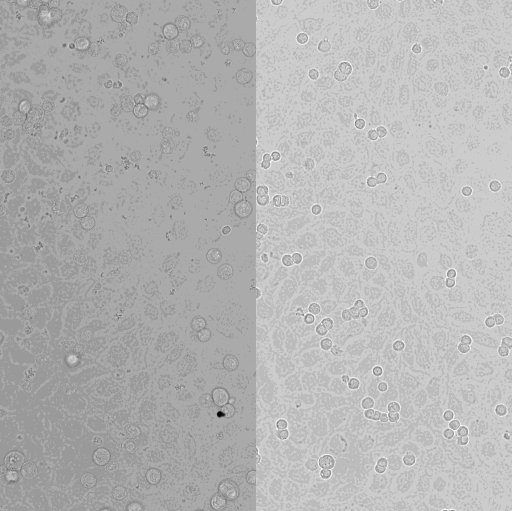
#> input picture fig3/v2/runs/optimise_by_eye_cancer_r1/agent_folder/image.tif, 1024 x 1022 px, found by its file name (shown at 1/2 size)
$ python code_as_returned.py
#> lines starting #> are read from the running program, lines starting #| are printed output that depends on the picture; after the words box and inside, x2 and y2 are one past the last pixel; in counts of white or black regions, pixels touching at a corner belong together
"""Segment endothelial nuclei in a 2D DAPI widefield image and measure shape.

Reads image.tif (Y, X; uint16, 12-bit). Writes labels.tif, measurements.csv and
intermediate outputs in ./debug/. Pixel size and all parameters are explicit below.
"""
from dataclasses import dataclass
from pathlib import Path

import numpy as np
import pandas as pd
import tifffile
from scipy import ndimage as ndi
from skimage import filters, measure, morphology, segmentation, io as skio


@dataclass(frozen=True)
class Params:
    pixel_size_um: float = 0.65
    max_value: int = 4095               # 12-bit data stored in uint16
    smooth_sigma_um: float = 0.65       # Gaussian smoothing for segmentation only
    background_radius_um: float = 13.0  # white top-hat radius; > nucleus half-width (~8.5 um)
    dist_smooth_sigma_px: float = 1.0
    split_h_px: float = 1.0             # h-maxima height on distance map (watershed seeds)
    min_area_um2: float = 60.0          # ~ smallest plausible nucleus (nominal 13x17 um ~ 175 um2)
    max_area_um2: float = 450.0         # larger = merged clump or out-of-focus blob -> rejected
    bright_factor: float = 2.5          # reject objects brighter than this x median object intensity


def read_image(path: Path, p: Params) -> np.ndarray:
    if not path.exists():
        raise FileNotFoundError(f"{path} not found in {Path.cwd()}")
    image = tifffile.imread(path)
    if image.ndim != 2:
        raise ValueError(f"Expected 2D (Y, X) image, got shape {image.shape}")
    if image.dtype != np.uint16:
        raise ValueError(f"Expected uint16, got {image.dtype}")
    if image.max() > p.max_value:
        raise ValueError(f"Max value {image.max()} exceeds 12-bit range {p.max_value}")
    saturated = np.mean(image == p.max_value)
    if saturated > 0.001:
        print(f"WARNING: {saturated:.3%} of pixels are saturated; bright-object filtering may be affected")
    return image


def subtract_background(image: np.ndarray, p: Params) -> tuple[np.ndarray, np.ndarray]:
    """Return (smoothed image, background-subtracted smoothed image), in original intensity units."""
    smoothed = filters.gaussian(image.astype(np.float32), sigma=p.smooth_sigma_um / p.pixel_size_um,
                                preserve_range=True)
    radius_px = int(round(p.background_radius_um / p.pixel_size_um))
    tophat = morphology.white_tophat(smoothed, morphology.disk(radius_px))
    return smoothed, tophat


def foreground_mask(tophat: np.ndarray) -> np.ndarray:
    """Otsu on log intensity so dim endothelial nuclei are not dominated by bright cancer nuclei."""
    log_tophat = np.log1p(tophat)
    mask = log_tophat > filters.threshold_otsu(log_tophat)
    mask = ndi.binary_fill_holes(mask)
    return morphology.binary_opening(mask, morphology.disk(2))


def split_touching(mask: np.ndarray, p: Params) -> np.ndarray:
    """Distance-transform watershed with h-maxima seeds."""
    distance = filters.gaussian(ndi.distance_transform_edt(mask), sigma=p.dist_smooth_sigma_px)
    seeds = measure.label(morphology.h_maxima(distance, p.split_h_px))
    return segmentation.watershed(-distance, seeds, mask=mask)


def select_endothelial(labels: np.ndarray, smoothed: np.ndarray, p: Params) -> tuple[np.ndarray, pd.DataFrame]:
    """Keep objects with plausible area and intensity; return filtered labels and a per-object report."""
    px_area = p.pixel_size_um ** 2
    props = measure.regionprops(labels, intensity_image=smoothed)
    if not props:
        raise RuntimeError("No objects found after segmentation; check thresholds/image.")
    report = pd.DataFrame({
        "label": [r.label for r in props],
        "area_um2": [r.area * px_area for r in props],
        "median_intensity": [float(np.median(smoothed[labels == r.label])) for r in props],
    })
    reference = report["median_intensity"].median()
    report["too_small"] = report["area_um2"] < p.min_area_um2
    report["too_large"] = report["area_um2"] > p.max_area_um2
    report["too_bright"] = report["median_intensity"] > p.bright_factor * reference
    report["kept"] = ~(report["too_small"] | report["too_large"] | report["too_bright"])
    kept_ids = report.loc[report["kept"], "label"].to_numpy()
    filtered = np.where(np.isin(labels, kept_ids), labels, 0)
    return measurements_relabel(filtered), report


def measurements_relabel(labels: np.ndarray) -> np.ndarray:
    relabeled, _, _ = segmentation.relabel_sequential(labels)
    return relabeled.astype(np.uint16)


def measure_shapes(labels: np.ndarray, p: Params) -> pd.DataFrame:
    """Area in um2; aspect ratio = major/minor axis of the moment-equivalent ellipse (>= 1)."""
    rows = []
    for r in measure.regionprops(labels):
        if r.axis_minor_length == 0:
            raise ValueError(f"Label {r.label} has zero minor axis")
        rows.append({
            "label": r.label,
            "area_um2": r.area * p.pixel_size_um ** 2,
            "aspect_ratio": r.axis_major_length / r.axis_minor_length,
            "touches_border": bool(r.bbox[0] == 0 or r.bbox[1] == 0
                                   or r.bbox[2] == labels.shape[0] or r.bbox[3] == labels.shape[1]),
        })
    return pd.DataFrame(rows)


def save_overlay(image: np.ndarray, labels: np.ndarray, path: Path) -> None:
    display = np.clip(image / np.percentile(image, 99.5), 0, 1)  # display only
    overlay = segmentation.mark_boundaries(display, labels, color=(1, 0, 0), mode="inner")
    skio.imsave(path, (overlay * 255).astype(np.uint8), check_contrast=False)


def main() -> None:
    p = Params()
    image = read_image(Path("image.tif"), p)
#> in read_image, image is the input picture: shape (1022, 1024) uint16; min 151, max 4095, mean 2826.1
#> in read_image, `saturated = np.mean(image == p.max_value)`: saturated = 2.58e-05
    debug = Path("debug"); debug.mkdir(exist_ok=True)

    smoothed, tophat = subtract_background(image, p)
    mask = foreground_mask(tophat)
#> in foreground_mask, `log_tophat = np.log1p(tophat)`:
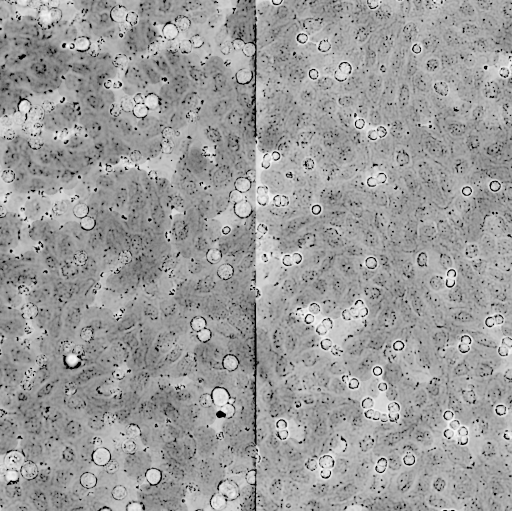
#> log_tophat: shape (1022, 1024) float32 (shown at 1/2 size); min 0, max 7.23, mean 4.43; drawn with min black and max white
#> in foreground_mask, `mask = log_tophat > filters.threshold_otsu(log_tophat)`:
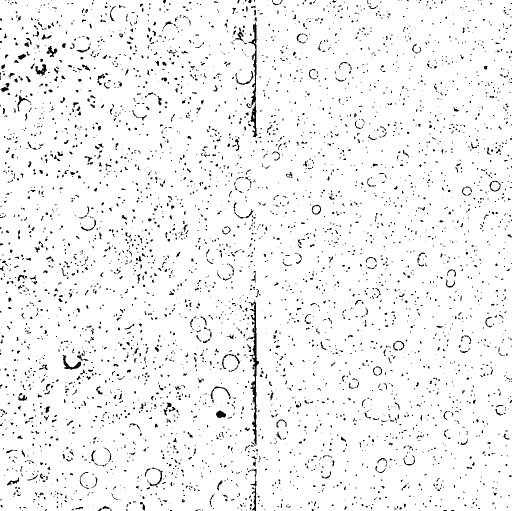
#> mask: shape (1022, 1024) bool (shown at 1/2 size); 95.4% white; black in thin lines or dots
#> in foreground_mask, `mask = ndi.binary_fill_holes(mask)`: mask: shape (1022, 1024) bool; 99.9% white; black in thin lines or dots
#> in foreground_mask, `return morphology.binary_opening(mask, morphology.disk(2))`: returned value: shape (1022, 1024) bool; 99.9% white; 81 black regions (68 under 20 px)
    candidates = split_touching(mask, p)
#> in split_touching, `distance = filters.gaussian(ndi.distance_transform_edt(mask), sigma=p...`:
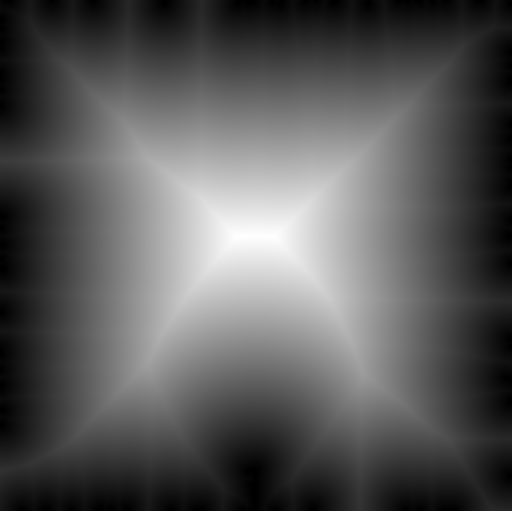
#> distance: shape (1022, 1024) float64 (shown at 1/2 size); min 3.58e-05, max 465.8, mean 164.3; drawn with min black and max white
#> in split_touching, `seeds = measure.label(morphology.h_maxima(distance, p.split_h_px))`:
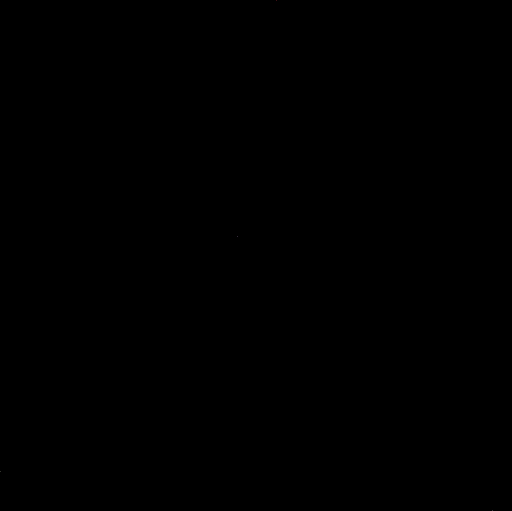
#> seeds: shape (1022, 1024) int64 (shown at 1/2 size); 5 distinct labels, from 0 to 4; one colour per label, 0 black
#> in split_touching, `return segmentation.watershed(-distance, seeds, mask=mask)`:
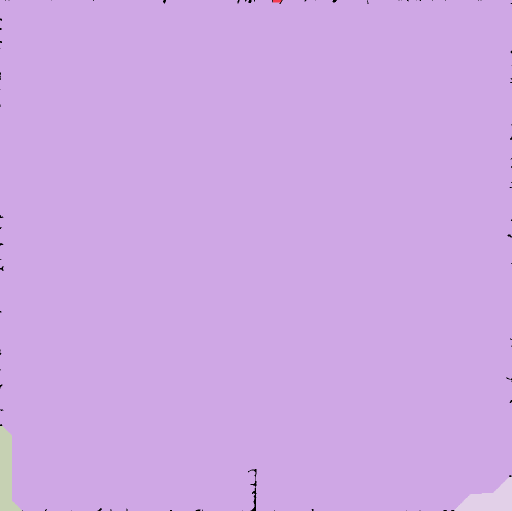
#> returned value: shape (1022, 1024) int64 (shown at 1/2 size); 5 distinct labels, from 0 to 4; one colour per label, 0 black
    labels, report = select_endothelial(candidates, smoothed, p)
#> in select_endothelial, `props = measure.regionprops(labels, intensity_image=smoothed)`: props = 4 regions; box (x1, y1, x2, y2) and area: (0, 0, 1024, 1022) 1037005, (909, 953, 1024, 1022) 4225, (0, 852, 44, 1022) 4119, (545, 0, 563, 5) 83
#> in select_endothelial, `report = pd.DataFrame({ "label": [r.label for r in props], "area_um2":..`: report = table of 4 rows and 3 columns
#> in select_endothelial, `reference = report["median_intensity"].median()`: reference = 2894.7
#> in select_endothelial, `kept_ids = report.loc[report["kept"], "label"].to_numpy()`: kept_ids = empty array
#> in select_endothelial, `filtered = np.where(np.isin(labels, kept_ids), labels, 0)`: filtered: shape (1022, 1024) int64; every value is 0
#> in measurements_relabel, `return relabeled.astype(np.uint16)`: returned value: shape (1022, 1024) uint16; every value is 0
#> report = table of 4 rows and 7 columns
    table = measure_shapes(labels, p)
#> after the loop in measure_shapes, `for r in measure.regionprops(labels):`: rows = []
#> table = table of 0 rows and 0 columns

    tifffile.imwrite("labels.tif", labels)
    table.to_csv("measurements.csv", index=False)
    tifffile.imwrite(debug / "tophat.tif", tophat.astype(np.float32))
    tifffile.imwrite(debug / "candidates_all.tif", measurements_relabel(candidates))
#> in measurements_relabel (call 2), `return relabeled.astype(np.uint16)`:
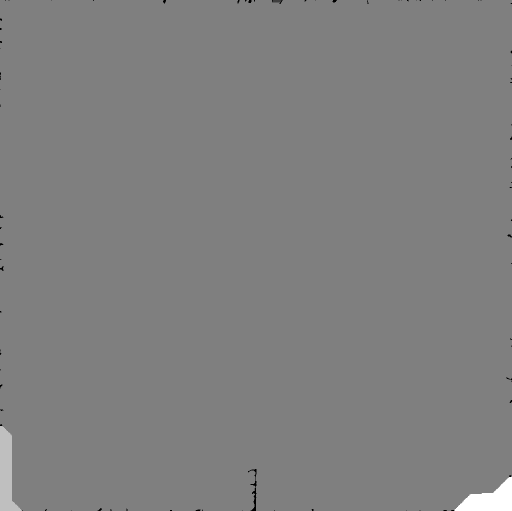
#> returned value: shape (1022, 1024) uint16 (shown at 1/2 size); min 0, max 4, mean 2.01; drawn with min black and max white
    report.to_csv(debug / "candidate_report.csv", index=False)
    save_overlay(image, labels, debug / "overlay_kept.png")
    save_overlay(image, np.where(np.isin(candidates, report.loc[~report["kept"], "label"]), candidates, 0),
                 debug / "overlay_rejected.png")
#> in save_overlay (call 2), `skio.imsave(path, (overlay * 255).astype(np.uint8), check_contrast=Fal..`:
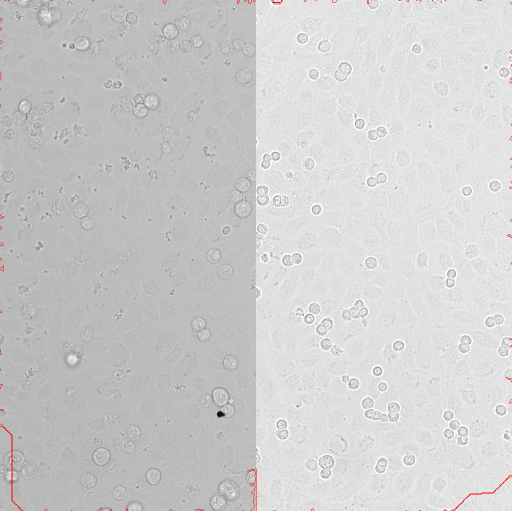
#> saved as overlay_rejected.png: shape (1022, 1024, 3) (shown at 1/2 size); mean R, G, B 205.8, 205.5, 205.5
    print(f"Candidates: {len(report)}, kept: {len(table)}, rejected: {int((~report['kept']).sum())} "
          f"(small {int(report['too_small'].sum())}, large {int(report['too_large'].sum())}, "
          f"bright {int(report['too_bright'].sum())})")
#| Candidates: 4, kept: 0, rejected: 4 (small 1, large 3, bright 0)


if __name__ == "__main__":
    main()
